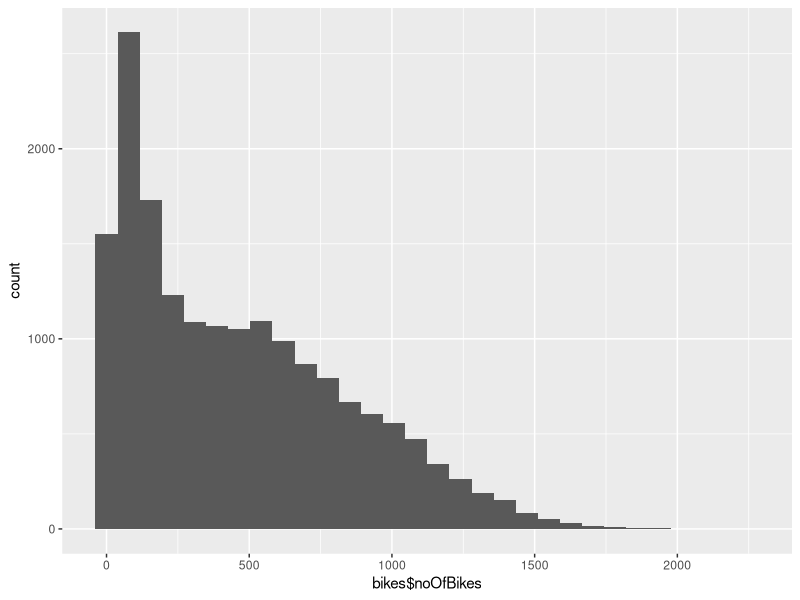
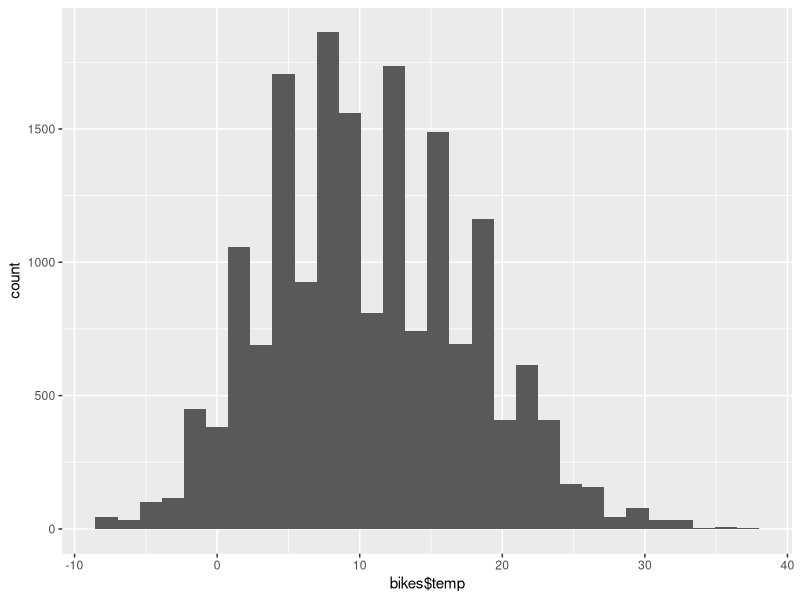
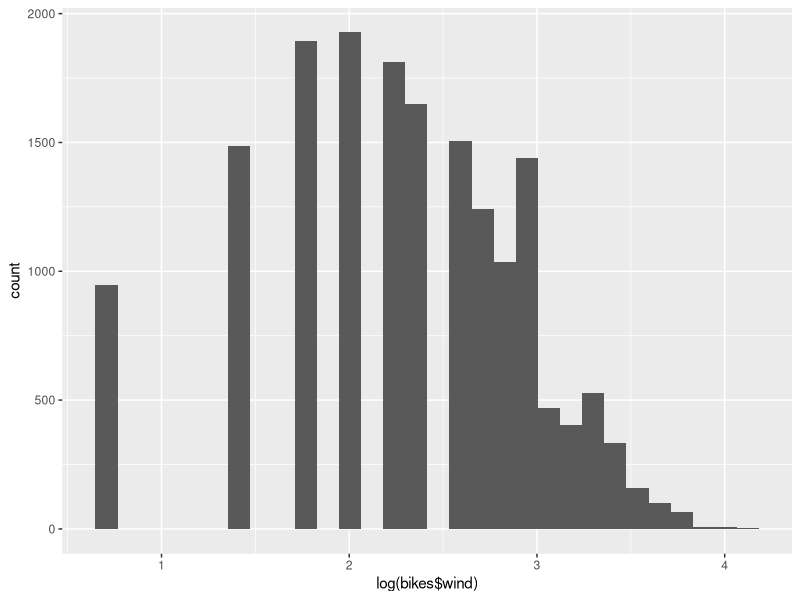

These charts were generated, in order, by the following R code:
## Simple linear regression

## load libraries ####
library(dplyr)
library(ggplot2)
library(fitdistrplus)
library(MASS)


## load data ####
bikes <- read.csv("bikesNeutor1516.csv")


## check distributions ####
# number of bicycles - errors probably not normally distributed
ggplot(data = bikes, aes(bikes$noOfBikes)) + 
  geom_histogram()
# temperature: approx. normally distributed
ggplot(data = bikes, aes(bikes$temp)) + 
  geom_histogram()
# wind: lognormal
ggplot(data = bikes, aes(log(bikes$wind))) + 
  geom_histogram()
bikes$wind_log <- log(bikes$wind)


## filter data for valid observations ####
bikes_filtered <-
  bikes %>%
  dplyr::select(noOfBikes, temp, wind_log, wind) %>%
  filter(wind_log != -Inf)


## fit models
# linear regression
fit1 <- lm(noOfBikes ~ temp + wind, data = bikes_filtered)
summary(fit1)

fit <- lm(noOfBikes ~ temp + wind_log, data = bikes_filtered)
summary(fit)

# poisson regression
fit1 <- glm(noOfBikes ~ temp + wind, 
            data = bikes_filtered, 
            family = poisson())
summary(fit1)

fit <- glm(noOfBikes ~ temp + wind_log, 
           data = bikes_filtered,
           family = poisson())
summary(fit)

## fit negative binomial model (due to potentially high level of dispersion)
fit2 <- glm.nb(noOfBikes ~ temp + wind, 
               data = bikes_filtered)
summary(fit2)
